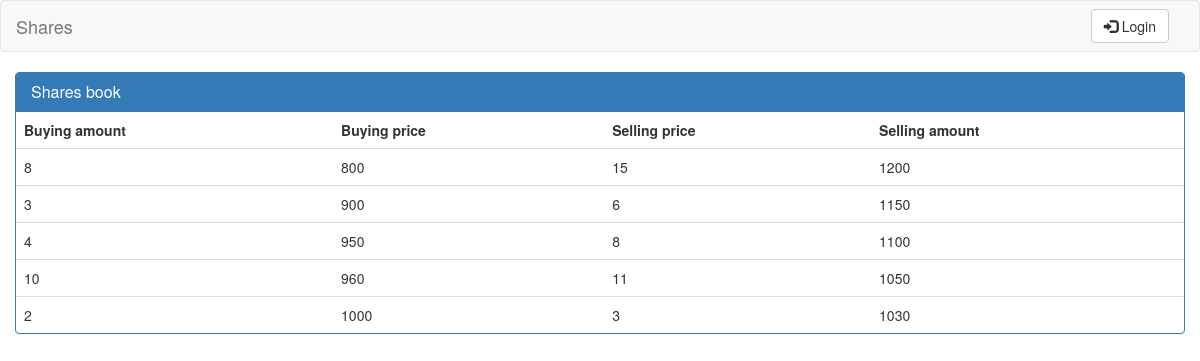
Before: / with the older database file.
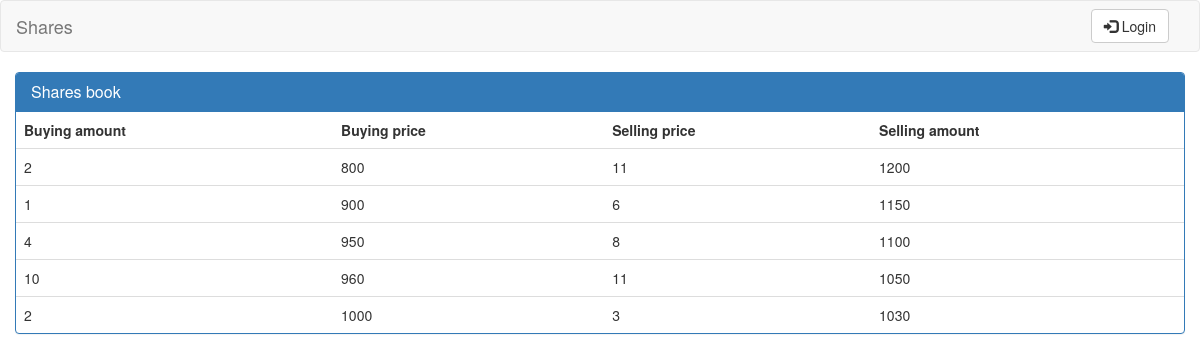
After: the same page with the newer database file.
### tables this page shows
create table shares(	
    shares_type enum('buying', 'selling') not null,
    amount integer unsigned not null,
    price double unsigned not null,
	constraint shares_pk primary key (shares_type, price)
);

### functions.php (called while the page is built, shortened)
<?php
    function user_logged_in() {
        if (isset($_SESSION['231826_user'])) {
            return $_SESSION['231826_user'];
        } else {
            return false;
        }
    }
?>

### functions_database.php (called while the page is built, shortened)
<?php
    function connect_to_database() {
        $success = true;
        $connection = mysqli_connect(DB_HOST, DB_USER, DB_PASSWORD, DB_DATABASE);
        return $connection;
    }
    function get_shares($shares_type){
        $rows = Array();
        $connection = connect_to_database();
        if ($shares_type)
            if ( $shares_type == 'buying')
                $sql_statement = "select * from shares where shares_type = '$shares_type' and amount !=0 order by price";
            else
                $sql_statement = "select * from shares where shares_type = '$shares_type' and amount !=0 order by price desc";
        else
            $sql_statement = "select * from shares";
        try{
            if ( !($result = mysqli_query($connection, $sql_statement)) )
                throw new Exception("Problems while retrieving shares.");
        }catch (Exception $e){
            $success = false;
            $err_msg = $e->getMessage();
        }
        while ($row = mysqli_fetch_assoc($result))
            $rows[] = $row;
        return $rows;
    }
    function get_buying_shares(){
        return get_shares('buying');
    }
    function get_selling_shares(){
        return get_shares('selling');
    }
?>

### index.php (the view, shortened to what this page needs)
<?php
    include 'functions.php';
    include 'functions_database.php';
    if ( $username = user_logged_in() ){
        include 'auth_sessions.php';
        set_https();
    }
    else{
        unset_https();
    }
?>
<!DOCTYPE html>
<html lang="en">
<head>
    <link href="bootstrap/css/bootstrap.min.css" rel="stylesheet">
    <link href="shares_style.css" rel="stylesheet" type="text/css"/>
</head>
<body>
    <?php
        include 'navbar.php';
    ?>
    <?php if($username){ ?>
    <div class="col-lg-8">
    <?php } else{ ?>
    <div class="col-lg-12">
    <?php } ?>
        <div class="panel panel-primary">
            <div class="panel-heading">
                <h3 class="panel-title">Shares book</h3>
            </div>
            <table class="table">
                <tr>
                    <th>Buying amount</th>
                    <th>Buying price</th>
                    <th>Selling price</th>
                    <th>Selling amount</th>
                </tr>
                <?php
                $buying_shares = get_buying_shares();
                $buying_dimension = count($buying_shares);
                $selling_shares = get_selling_shares();
                $selling_dimension = count($selling_shares);
                for ($i = 0; $i < TABLE_ROWS; $i++){
                    echo "<tr>";
                    if ($i < $buying_dimension){
                        echo "<td>".$buying_shares[$i]['amount']."</td>";
                        echo "<td>".$buying_shares[$i]['price']."</td>";
                    }
                    else
                        echo "<td></td><td></td>";
                    if ($i < $selling_dimension){
                        echo "<td>".$selling_shares[$i]['amount']."</td>";
                        echo "<td>".$selling_shares[$i]['price']."</td>";
                    }
                    else
                        echo "<td></td><td></td>";
                    echo "</tr>";
                }
                ?>
            </table>
        </div>
    </div>
</body>
</html>

### navbar.php (shortened to what this page needs)
<nav class="navbar navbar-default" id="navbar">
    <div class="container-fluid">
        <div class="navbar-header">
            <a class="navbar-brand" href="/2016_09_project">
                Shares
            </a>
        </div>
        <div class="collapse navbar-collapse">
            <ul class="nav navbar-nav navbar-right">
                <?php
                    if ( !user_logged_in() ) {
                        echo "<li>
                                <form method=\"get\" action=\"auth_login.php\" class=\"navbar-form navbar-left\">
                                  <a href=\"auth_login.php\">
                                    <button type=\"button\" class=\"btn btn-default\">
                                        <span class=\"glyphicon glyphicon-log-in\" aria-hidden=\"true\"></span> Login
                                    </button>
                                   </a>
                                </form>
                              </li>";
                    }
                ?>
            </ul>
        </div>
    </div>
</nav>

### shares_style.css (style rules this page uses)
body { background-color: #ffffff; }

Changed rows visible on the page:
changed shares (number 1 of 10 on the later page): amount "8" → "2"
changed shares (number 2 of 10 on the later page): amount "15" → "11"
changed shares (number 3 of 10 on the later page): amount "3" → "1"
